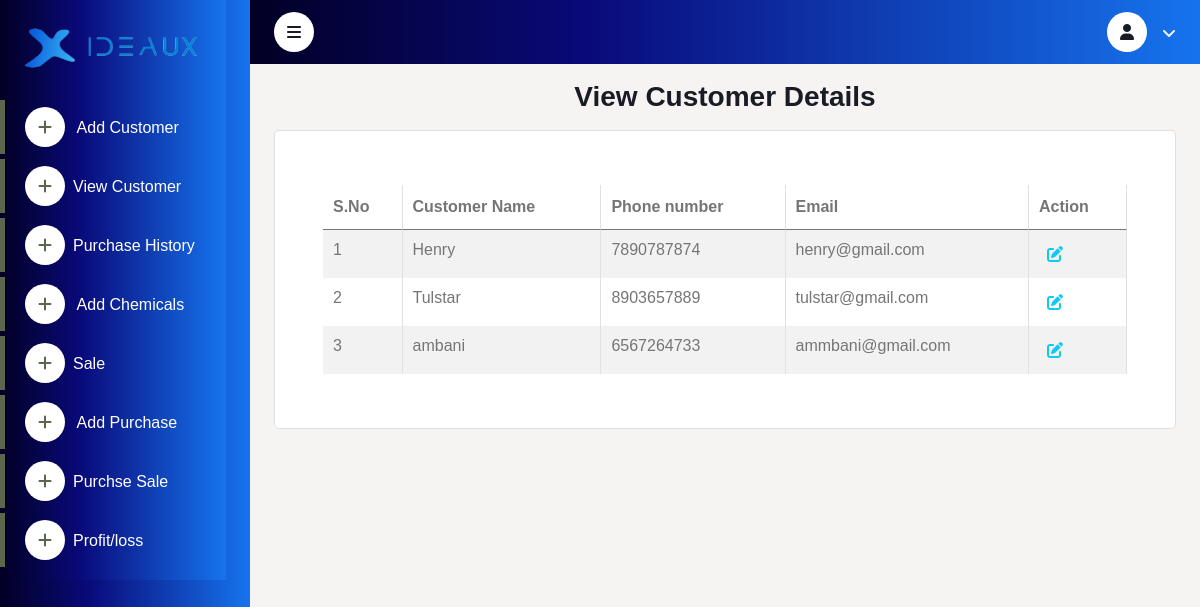
/crm/customer_purchase_details/, run on the app's committed database.
### CRM/models.py (models this page shows, shortened)
class Customer(models.Model):
    name=models.CharField(max_length=80,null=True)
    phone_number=models.CharField(max_length=10,null=True)
    email=models.EmailField(unique=True)
    doorno=models.CharField(max_length=50,null=True)
    address_line1=models.CharField(max_length=50,null=True)
    address_line2=models.CharField(max_length=50,null=True)
    organization=models.CharField(max_length=50,null=True)
    place=models.CharField(max_length=50,null=True)
    district=models.CharField(max_length=50,null=True)
    pincode=models.CharField(max_length=6,null=True)
    state=models.CharField(max_length=50,null=True)
    country=models.CharField(max_length=50,null=True)
    is_active=models.BooleanField(default=True)
    created_at = models.DateTimeField(auto_now_add=True,null=True)
    updated_at = models.DateTimeField(auto_now=True,null=True)

### CRM/views.py (the view)
# urls.py: path('customer_purchase_details/',views.customer_purchase_details,name="customer_purchase_details"),
def customer_purchase_details(request):
    customer=Customer.objects.filter(is_active=True)
    return render(request,'crm/purchase_detail.html',{'customer':customer})

### CRM/templates/crm/purchase_detail.html
{% extends 'user/layout.html' %}
{% load static%}
{% block content %}
<div class="container">
    <h3 class="text-center mt-3">View Customer Details</h3>
    <div class="card mt-3 p-5">
        <div class="table-responsive">
            <table id="example" class="table table-striped table-bordered table-hover" style="width:100%">
                <thead>
                    <tr>
                        <th rowspan="2">S.No</th>
                        <th rowspan="2">Customer&nbsp;Name</th>
                        <th rowspan="2">Phone number</th>
                        <th rowspan="2">Email</th>
                        <th rowspan="2">Action</th>
                </thead>
                <tbody>
                    {% for i in customer %}
                    <tr>
                        <td>{{forloop.counter}}</td>
                        <td>{{i.name}}</td>
                        <td>{{i.phone_number}}</td>
                        <td>{{i.email}}</td>
                       <td><a href="{% url 'purchase_product_customer' i.id  %}"><i class="fa-solid fa-pen-to-square p-2 text-info" ></i></a></td>
                    </tr>
                    {% endfor %}
                </tbody>
            </table>
        </div>
    </div>
</div>
</div>
{% endblock content %}

### user/static/css/styles.css (style rules this page uses)
:root { --primary: #bb1e30; --light: #e92a41; --dark: #252525; --blue:rgb(71, 144, 208); }

### data on the page
Customer: name "Henry", phone_number "7890787874", email "henry@gmail.com"
Customer: name "Tulstar", phone_number "8903657889", email "tulstar@gmail.com"
Customer: name "ambani", phone_number "6567264733", email "ammbani@gmail.com"
